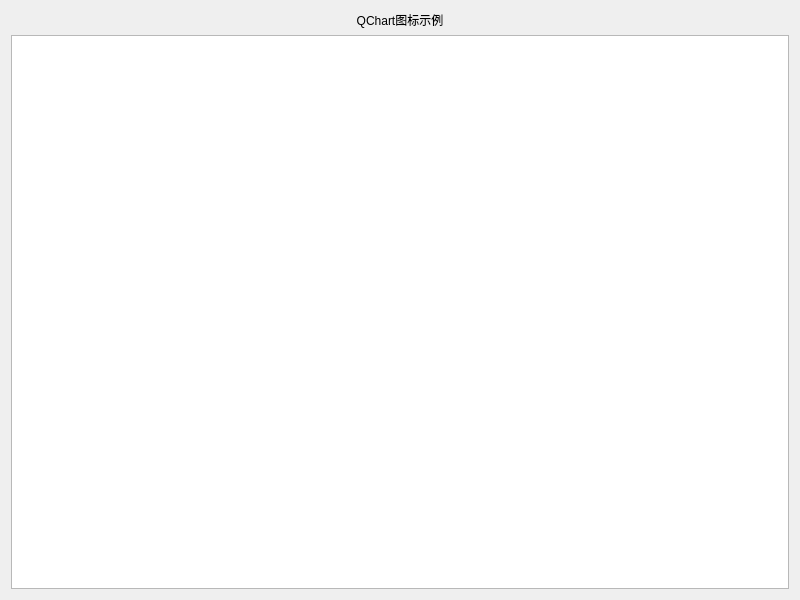
<?xml version="1.0" encoding="UTF-8"?>
<ui version="4.0">
 <class>Widget</class>
 <widget class="QWidget" name="Widget">
  <property name="geometry">
   <rect>
    <x>0</x>
    <y>0</y>
    <width>800</width>
    <height>600</height>
   </rect>
  </property>
  <property name="windowTitle">
   <string>Widget</string>
  </property>
  <layout class="QVBoxLayout" name="verticalLayout">
   <item>
    <widget class="QLabel" name="label">
     <property name="layoutDirection">
      <enum>Qt::LeftToRight</enum>
     </property>
     <property name="text">
      <string>QChart图标示例</string>
     </property>
     <property name="alignment">
      <set>Qt::AlignCenter</set>
     </property>
    </widget>
   </item>
   <item>
    <widget class="QChartView" name="graphicsView"/>
   </item>
  </layout>
 </widget>
 <customwidgets>
  <customwidget>
   <class>QChartView</class>
   <extends>QGraphicsView</extends>
   <header>qchartview.h</header>
  </customwidget>
 </customwidgets>
 <resources/>
 <connections/>
</ui>
